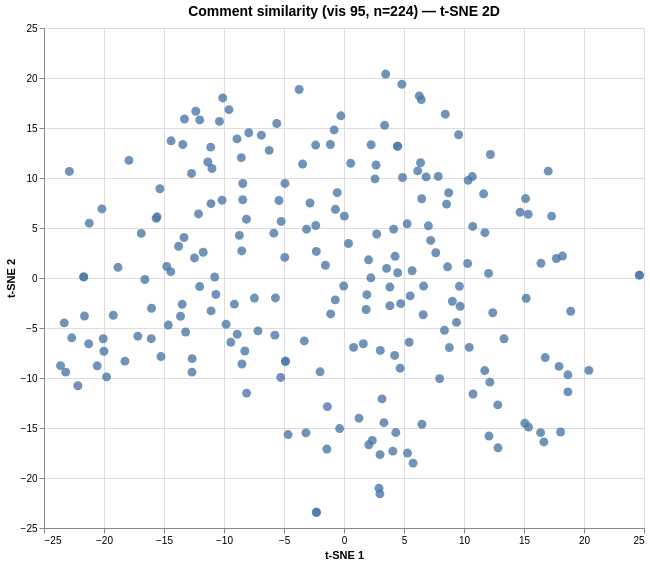

Vega-Lite specification stored for this chart:
### Vega specification from a JSON file in a GitHub repository (floating-point values rounded to 4 significant figures; data arrays with more than 128 entries replaced by an {"elided": "..."} marker saying what was removed)
{"$schema": "https://vega.github.io/schema/vega/v6.json", "data": [{"name": "param_1e9efca18e7a2868_store"}, {"name": "source_0", "values": {"elided": "224 records"}}, {"name": "source_0_x_domain_dim_1", "values": [{"min": -23.62, "max": 24.62}]}, {"name": "source_0_y_domain_dim_2", "values": [{"min": -23.43, "max": 20.39}]}], "signals": [{"name": "unit", "value": {}, "on": [{"events": "pointermove", "update": "isTuple(group()) ? group() : unit"}]}, {"name": "param_1e9efca18e7a2868", "update": "vlSelectionResolve(\"param_1e9efca18e7a2868_store\", \"union\")"}, {"name": "param_1e9efca18e7a2868_dim_1", "on": [{"events": [{"source": "view", "type": "dblclick"}], "update": "null"}, {"events": {"signal": "param_1e9efca18e7a2868_translate_delta"}, "update": "panLinear(param_1e9efca18e7a2868_translate_anchor.extent_x, -param_1e9efca18e7a2868_translate_delta.x / width)"}, {"events": {"signal": "param_1e9efca18e7a2868_zoom_delta"}, "update": "zoomLinear(domain(\"x\"), param_1e9efca18e7a2868_zoom_anchor.x, param_1e9efca18e7a2868_zoom_delta)"}]}, {"name": "param_1e9efca18e7a2868_dim_2", "on": [{"events": [{"source": "view", "type": "dblclick"}], "update": "null"}, {"events": {"signal": "param_1e9efca18e7a2868_translate_delta"}, "update": "panLinear(param_1e9efca18e7a2868_translate_anchor.extent_y, param_1e9efca18e7a2868_translate_delta.y / height)"}, {"events": {"signal": "param_1e9efca18e7a2868_zoom_delta"}, "update": "zoomLinear(domain(\"y\"), param_1e9efca18e7a2868_zoom_anchor.y, param_1e9efca18e7a2868_zoom_delta)"}]}, {"name": "param_1e9efca18e7a2868_tuple", "on": [{"events": [{"signal": "param_1e9efca18e7a2868_dim_1 || param_1e9efca18e7a2868_dim_2"}], "update": "param_1e9efca18e7a2868_dim_1 && param_1e9efca18e7a2868_dim_2 ? {unit: \"\", fields: param_1e9efca18e7a2868_tuple_fields, values: [param_1e9efca18e7a2868_dim_1,param_1e9efca18e7a2868_dim_2]} : null"}]}, {"name": "param_1e9efca18e7a2868_tuple_fields", "value": [{"field": "dim_1", "channel": "x", "type": "R"}, {"field": "dim_2", "channel": "y", "type": "R"}]}, {"name": "param_1e9efca18e7a2868_translate_anchor", "value": {}, "on": [{"events": [{"source": "scope", "type": "pointerdown"}], "update": "{x: x(unit), y: y(unit), extent_x: domain(\"x\"), extent_y: domain(\"y\")}"}]}, {"name": "param_1e9efca18e7a2868_translate_delta", "value": {}, "on": [{"events": [{"source": "window", "between": [{"source": "scope", "type": "pointerdown"}, {"source": "window", "type": "pointerup"}], "type": "pointermove", "consume": true}], "update": "{x: param_1e9efca18e7a2868_translate_anchor.x - x(unit), y: param_1e9efca18e7a2868_translate_anchor.y - y(unit)}"}]}, {"name": "param_1e9efca18e7a2868_zoom_anchor", "on": [{"events": [{"source": "scope", "type": "wheel", "consume": true}], "update": "{x: invert(\"x\", x(unit)), y: invert(\"y\", y(unit))}"}]}, {"name": "param_1e9efca18e7a2868_zoom_delta", "on": [{"events": [{"source": "scope", "type": "wheel", "consume": true}], "update": "pow(1.001, event.deltaY * pow(16, event.deltaMode))", "force": true}]}, {"name": "param_1e9efca18e7a2868_modify", "on": [{"events": {"signal": "param_1e9efca18e7a2868_tuple"}, "update": "modify(\"param_1e9efca18e7a2868_store\", param_1e9efca18e7a2868_tuple, true)"}]}], "marks": [{"type": "symbol", "name": "marks", "from": {"data": "source_0"}, "encode": {"update": {"opacity": {"value": 0.8}, "size": {"value": 80}, "tooltip": {"signal": "{\"Comment #\": format(datum[\"index\"], \"\"), \"Comment\": isValid(datum[\"comment\"]) ? datum[\"comment\"] : \"\"+datum[\"comment\"]}"}, "x": {"field": "dim_1", "scale": "x"}, "y": {"field": "dim_2", "scale": "y"}, "shape": {"value": "circle"}, "fill": {"value": "#4c78a8"}}}, "style": ["circle"], "interactive": true, "clip": true}], "scales": [{"name": "x", "type": "linear", "domain": [{"signal": "(data(\"source_0_x_domain_dim_1\")[0] || {}).min"}, {"signal": "(data(\"source_0_x_domain_dim_1\")[0] || {}).max"}], "range": [0, {"signal": "width"}], "zero": true, "nice": true, "domainRaw": {"signal": "param_1e9efca18e7a2868[\"dim_1\"]"}}, {"name": "y", "type": "linear", "domain": [{"signal": "(data(\"source_0_y_domain_dim_2\")[0] || {}).min"}, {"signal": "(data(\"source_0_y_domain_dim_2\")[0] || {}).max"}], "range": [{"signal": "height"}, 0], "zero": true, "nice": true, "domainRaw": {"signal": "param_1e9efca18e7a2868[\"dim_2\"]"}}], "axes": [{"scale": "x", "zindex": 0, "minExtent": 0, "orient": "bottom", "domain": false, "maxExtent": 0, "aria": false, "gridScale": "y", "grid": true, "tickCount": {"signal": "ceil(width/40)"}, "labels": false, "ticks": false}, {"scale": "y", "gridScale": "x", "labels": false, "aria": false, "minExtent": 0, "maxExtent": 0, "orient": "left", "domain": false, "ticks": false, "tickCount": {"signal": "ceil(height/40)"}, "grid": true, "zindex": 0}, {"scale": "x", "zindex": 0, "grid": false, "labelFlush": true, "tickCount": {"signal": "ceil(width/40)"}, "title": "t-SNE 1", "orient": "bottom", "labelOverlap": true}, {"scale": "y", "orient": "left", "zindex": 0, "title": "t-SNE 2", "tickCount": {"signal": "ceil(height/40)"}, "labelOverlap": true, "grid": false}], "title": {"text": "Comment similarity (vis 95, n=224) — t-SNE 2D", "fontSize": 14, "frame": "group"}, "width": 600, "background": "white", "height": 500, "style": "cell", "padding": 5}
